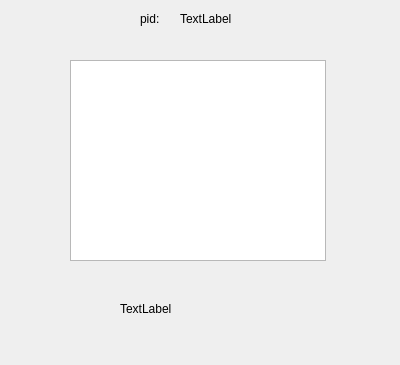
<?xml version="1.0" encoding="UTF-8"?>
<ui version="4.0">
 <class>child1</class>
 <widget class="QDialog" name="child1">
  <property name="geometry">
   <rect>
    <x>0</x>
    <y>0</y>
    <width>400</width>
    <height>365</height>
   </rect>
  </property>
  <property name="windowTitle">
   <string>Dialog</string>
  </property>
  <widget class="QLabel" name="label">
   <property name="geometry">
    <rect>
     <x>140</x>
     <y>10</y>
     <width>31</width>
     <height>17</height>
    </rect>
   </property>
   <property name="text">
    <string>pid: </string>
   </property>
  </widget>
  <widget class="QLabel" name="label_1">
   <property name="geometry">
    <rect>
     <x>180</x>
     <y>10</y>
     <width>67</width>
     <height>17</height>
    </rect>
   </property>
   <property name="text">
    <string>TextLabel</string>
   </property>
  </widget>
  <widget class="QTextBrowser" name="textBrowser">
   <property name="geometry">
    <rect>
     <x>70</x>
     <y>60</y>
     <width>256</width>
     <height>201</height>
    </rect>
   </property>
  </widget>
  <widget class="QLabel" name="label_2">
   <property name="geometry">
    <rect>
     <x>120</x>
     <y>300</y>
     <width>171</width>
     <height>17</height>
    </rect>
   </property>
   <property name="text">
    <string>TextLabel</string>
   </property>
  </widget>
 </widget>
 <resources/>
 <connections/>
</ui>
